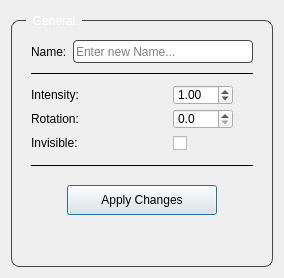
<?xml version="1.0" encoding="UTF-8"?>
<ui version="4.0">
 <class>dialogOptions</class>
 <widget class="QDialog" name="dialogOptions">
  <property name="windowModality">
   <enum>Qt::NonModal</enum>
  </property>
  <property name="geometry">
   <rect>
    <x>0</x>
    <y>0</y>
    <width>284</width>
    <height>278</height>
   </rect>
  </property>
  <property name="minimumSize">
   <size>
    <width>284</width>
    <height>278</height>
   </size>
  </property>
  <property name="maximumSize">
   <size>
    <width>402</width>
    <height>9999</height>
   </size>
  </property>
  <property name="focusPolicy">
   <enum>Qt::NoFocus</enum>
  </property>
  <property name="contextMenuPolicy">
   <enum>Qt::NoContextMenu</enum>
  </property>
  <property name="windowTitle">
   <string>Layer Options</string>
  </property>
  <property name="whatsThis">
   <string notr="true">0</string>
  </property>
  <property name="inputMethodHints">
   <set>Qt::ImhNone</set>
  </property>
  <property name="sizeGripEnabled">
   <bool>false</bool>
  </property>
  <property name="modal">
   <bool>true</bool>
  </property>
  <layout class="QHBoxLayout" name="horizontalLayout">
   <item>
    <widget class="QGroupBox" name="groupBox">
     <property name="styleSheet">
      <string notr="true">QGroupBox{
	border: 1px solid rgb(70, 70, 70);
    border-radius: 8px;
	margin-top: 9px;
}

QGroupBox::title{
	color: white;
	left: 15px;
	subcontrol-position: top left;
	padding: 0 5px;
	margin-top: -12px;
}</string>
     </property>
     <property name="title">
      <string>General</string>
     </property>
     <layout class="QVBoxLayout" name="verticalLayout_2">
      <item>
       <layout class="QVBoxLayout" name="verticalLayout" stretch="0,0,0,0,0,0,0,1">
        <property name="spacing">
         <number>0</number>
        </property>
        <property name="leftMargin">
         <number>10</number>
        </property>
        <property name="topMargin">
         <number>10</number>
        </property>
        <property name="rightMargin">
         <number>10</number>
        </property>
        <property name="bottomMargin">
         <number>0</number>
        </property>
        <item>
         <layout class="QHBoxLayout" name="horizontalLayout_2" stretch="0,1">
          <property name="spacing">
           <number>6</number>
          </property>
          <property name="bottomMargin">
           <number>0</number>
          </property>
          <item>
           <widget class="QLabel" name="label_name">
            <property name="text">
             <string>Name:</string>
            </property>
           </widget>
          </item>
          <item>
           <widget class="QLineEdit" name="line_rename">
            <property name="minimumSize">
             <size>
              <width>0</width>
              <height>23</height>
             </size>
            </property>
            <property name="styleSheet">
             <string notr="true">QLineEdit {
	border: 1px solid rgb(70, 70, 70);
    border-radius: 4px;
}</string>
            </property>
            <property name="maxLength">
             <number>32766</number>
            </property>
            <property name="placeholderText">
             <string>Enter new Name...</string>
            </property>
           </widget>
          </item>
         </layout>
        </item>
        <item>
         <widget class="Line" name="line">
          <property name="minimumSize">
           <size>
            <width>0</width>
            <height>20</height>
           </size>
          </property>
          <property name="frameShadow">
           <enum>QFrame::Plain</enum>
          </property>
          <property name="orientation">
           <enum>Qt::Horizontal</enum>
          </property>
         </widget>
        </item>
        <item>
         <layout class="QHBoxLayout" name="horizontalLayout_3" stretch="0,1,0">
          <property name="topMargin">
           <number>2</number>
          </property>
          <property name="bottomMargin">
           <number>2</number>
          </property>
          <item>
           <widget class="QLabel" name="label">
            <property name="text">
             <string>Intensity:</string>
            </property>
           </widget>
          </item>
          <item>
           <widget class="QDoubleSpinBox" name="sBox_multiplier">
            <property name="sizePolicy">
             <sizepolicy hsizetype="Fixed" vsizetype="Fixed">
              <horstretch>0</horstretch>
              <verstretch>0</verstretch>
             </sizepolicy>
            </property>
            <property name="minimumSize">
             <size>
              <width>60</width>
              <height>20</height>
             </size>
            </property>
            <property name="maximumSize">
             <size>
              <width>60</width>
              <height>20</height>
             </size>
            </property>
            <property name="styleSheet">
             <string notr="true"/>
            </property>
            <property name="decimals">
             <number>2</number>
            </property>
            <property name="maximum">
             <double>9999.000000000000000</double>
            </property>
            <property name="singleStep">
             <double>0.100000000000000</double>
            </property>
            <property name="value">
             <double>1.000000000000000</double>
            </property>
           </widget>
          </item>
          <item>
           <spacer name="verticalSpacer">
            <property name="orientation">
             <enum>Qt::Vertical</enum>
            </property>
            <property name="sizeHint" stdset="0">
             <size>
              <width>20</width>
              <height>20</height>
             </size>
            </property>
           </spacer>
          </item>
         </layout>
        </item>
        <item>
         <layout class="QHBoxLayout" name="horizontalLayout_5" stretch="0,1,0">
          <property name="topMargin">
           <number>2</number>
          </property>
          <property name="bottomMargin">
           <number>2</number>
          </property>
          <item>
           <widget class="QLabel" name="label_3">
            <property name="text">
             <string>Rotation:</string>
            </property>
           </widget>
          </item>
          <item>
           <widget class="QDoubleSpinBox" name="sBox_rotation">
            <property name="sizePolicy">
             <sizepolicy hsizetype="Fixed" vsizetype="Fixed">
              <horstretch>0</horstretch>
              <verstretch>0</verstretch>
             </sizepolicy>
            </property>
            <property name="minimumSize">
             <size>
              <width>60</width>
              <height>20</height>
             </size>
            </property>
            <property name="maximumSize">
             <size>
              <width>60</width>
              <height>20</height>
             </size>
            </property>
            <property name="decimals">
             <number>1</number>
            </property>
            <property name="maximum">
             <double>360.000000000000000</double>
            </property>
           </widget>
          </item>
          <item>
           <spacer name="verticalSpacer_2">
            <property name="orientation">
             <enum>Qt::Vertical</enum>
            </property>
            <property name="sizeHint" stdset="0">
             <size>
              <width>20</width>
              <height>20</height>
             </size>
            </property>
           </spacer>
          </item>
         </layout>
        </item>
        <item>
         <layout class="QHBoxLayout" name="horizontalLayout_4" stretch="0,1,0">
          <property name="topMargin">
           <number>2</number>
          </property>
          <property name="bottomMargin">
           <number>2</number>
          </property>
          <item>
           <widget class="QLabel" name="label_2">
            <property name="text">
             <string>Invisible:</string>
            </property>
           </widget>
          </item>
          <item>
           <widget class="QCheckBox" name="cBox_invisible">
            <property name="sizePolicy">
             <sizepolicy hsizetype="Fixed" vsizetype="Fixed">
              <horstretch>0</horstretch>
              <verstretch>0</verstretch>
             </sizepolicy>
            </property>
            <property name="minimumSize">
             <size>
              <width>60</width>
              <height>20</height>
             </size>
            </property>
            <property name="maximumSize">
             <size>
              <width>60</width>
              <height>20</height>
             </size>
            </property>
            <property name="styleSheet">
             <string notr="true"/>
            </property>
            <property name="text">
             <string/>
            </property>
            <property name="checked">
             <bool>false</bool>
            </property>
            <property name="tristate">
             <bool>false</bool>
            </property>
           </widget>
          </item>
          <item>
           <spacer name="verticalSpacer_3">
            <property name="orientation">
             <enum>Qt::Vertical</enum>
            </property>
            <property name="sizeHint" stdset="0">
             <size>
              <width>20</width>
              <height>20</height>
             </size>
            </property>
           </spacer>
          </item>
         </layout>
        </item>
        <item>
         <widget class="Line" name="line_2">
          <property name="minimumSize">
           <size>
            <width>0</width>
            <height>20</height>
           </size>
          </property>
          <property name="frameShadow">
           <enum>QFrame::Plain</enum>
          </property>
          <property name="lineWidth">
           <number>1</number>
          </property>
          <property name="orientation">
           <enum>Qt::Horizontal</enum>
          </property>
         </widget>
        </item>
        <item>
         <layout class="QHBoxLayout" name="horizontalLayout_6">
          <property name="leftMargin">
           <number>5</number>
          </property>
          <property name="topMargin">
           <number>10</number>
          </property>
          <property name="rightMargin">
           <number>5</number>
          </property>
          <property name="bottomMargin">
           <number>10</number>
          </property>
          <item>
           <widget class="QPushButton" name="btn_apply">
            <property name="sizePolicy">
             <sizepolicy hsizetype="Fixed" vsizetype="Fixed">
              <horstretch>0</horstretch>
              <verstretch>0</verstretch>
             </sizepolicy>
            </property>
            <property name="minimumSize">
             <size>
              <width>150</width>
              <height>30</height>
             </size>
            </property>
            <property name="maximumSize">
             <size>
              <width>150</width>
              <height>30</height>
             </size>
            </property>
            <property name="text">
             <string>Apply Changes</string>
            </property>
           </widget>
          </item>
         </layout>
        </item>
        <item>
         <spacer name="horizontalSpacer_7">
          <property name="orientation">
           <enum>Qt::Horizontal</enum>
          </property>
          <property name="sizeHint" stdset="0">
           <size>
            <width>40</width>
            <height>20</height>
           </size>
          </property>
         </spacer>
        </item>
       </layout>
      </item>
     </layout>
    </widget>
   </item>
  </layout>
 </widget>
 <resources/>
 <connections/>
</ui>
